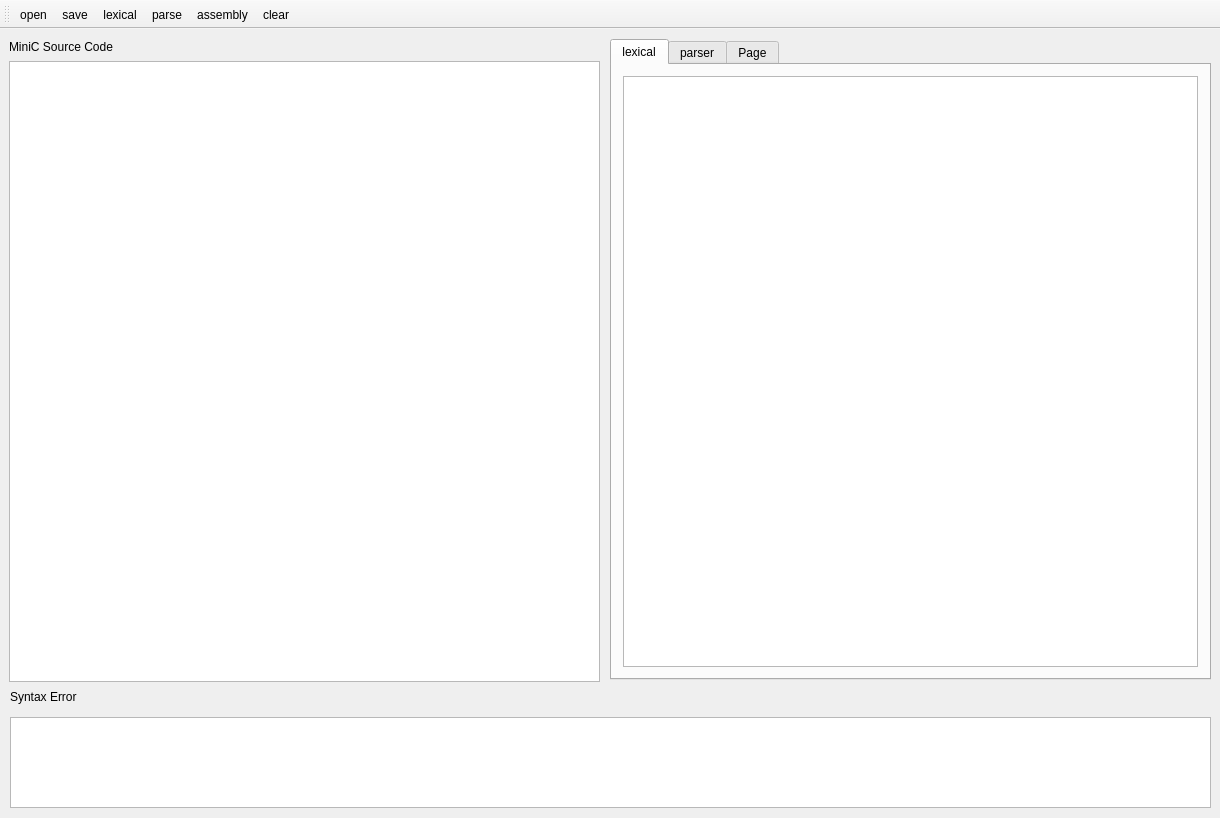
<?xml version="1.0" encoding="UTF-8"?>
<ui version="4.0">
 <class>MainWindow</class>
 <widget class="QMainWindow" name="MainWindow">
  <property name="geometry">
   <rect>
    <x>0</x>
    <y>0</y>
    <width>1220</width>
    <height>818</height>
   </rect>
  </property>
  <property name="windowTitle">
   <string>MainWindow</string>
  </property>
  <widget class="QWidget" name="centralWidget">
   <widget class="QLabel" name="label">
    <property name="geometry">
     <rect>
      <x>9</x>
      <y>9</y>
      <width>128</width>
      <height>17</height>
     </rect>
    </property>
    <property name="text">
     <string>MiniC Source Code</string>
    </property>
   </widget>
   <widget class="QTextEdit" name="sourceTextEdit">
    <property name="geometry">
     <rect>
      <x>9</x>
      <y>32</y>
      <width>591</width>
      <height>621</height>
     </rect>
    </property>
    <property name="autoFillBackground">
     <bool>true</bool>
    </property>
   </widget>
   <widget class="QTabWidget" name="tabWidget">
    <property name="geometry">
     <rect>
      <x>610</x>
      <y>10</y>
      <width>601</width>
      <height>641</height>
     </rect>
    </property>
    <property name="currentIndex">
     <number>0</number>
    </property>
    <widget class="QWidget" name="lexical">
     <attribute name="title">
      <string>lexical</string>
     </attribute>
     <layout class="QGridLayout" name="gridLayout_4">
      <item row="0" column="0">
       <widget class="QTextEdit" name="lexicalTextEdit"/>
      </item>
     </layout>
    </widget>
    <widget class="QWidget" name="parser">
     <attribute name="title">
      <string>parser</string>
     </attribute>
     <layout class="QGridLayout" name="gridLayout_5">
      <item row="0" column="0">
       <widget class="QTextEdit" name="parserTextEdit"/>
      </item>
     </layout>
    </widget>
    <widget class="QWidget" name="assembly">
     <attribute name="title">
      <string>Page</string>
     </attribute>
     <widget class="QTextEdit" name="assemblyTextEdit">
      <property name="geometry">
       <rect>
        <x>3</x>
        <y>9</y>
        <width>591</width>
        <height>591</height>
       </rect>
      </property>
     </widget>
    </widget>
   </widget>
   <widget class="QTextEdit" name="synerrorTextEdit">
    <property name="geometry">
     <rect>
      <x>10</x>
      <y>688</y>
      <width>1201</width>
      <height>91</height>
     </rect>
    </property>
   </widget>
   <widget class="QLabel" name="label_2">
    <property name="geometry">
     <rect>
      <x>10</x>
      <y>660</y>
      <width>101</width>
      <height>16</height>
     </rect>
    </property>
    <property name="text">
     <string>Syntax Error</string>
    </property>
   </widget>
  </widget>
  <widget class="QToolBar" name="mainToolBar">
   <attribute name="toolBarArea">
    <enum>TopToolBarArea</enum>
   </attribute>
   <attribute name="toolBarBreak">
    <bool>false</bool>
   </attribute>
   <addaction name="openFile"/>
   <addaction name="saveFile"/>
   <addaction name="lexicalFile"/>
   <addaction name="parseFile"/>
   <addaction name="assemblyFile"/>
   <addaction name="clearFile"/>
  </widget>
  <action name="lexicalFile">
   <property name="checked">
    <bool>false</bool>
   </property>
   <property name="text">
    <string>lexical</string>
   </property>
   <property name="toolTip">
    <string>lexical the code in textEdit</string>
   </property>
  </action>
  <action name="openFile">
   <property name="text">
    <string>open</string>
   </property>
   <property name="toolTip">
    <string>open a exited file</string>
   </property>
  </action>
  <action name="saveFile">
   <property name="text">
    <string>save</string>
   </property>
   <property name="toolTip">
    <string>save a file to local</string>
   </property>
  </action>
  <action name="parseFile">
   <property name="text">
    <string>parse</string>
   </property>
   <property name="toolTip">
    <string>parse the code in textEdit</string>
   </property>
  </action>
  <action name="assemblyFile">
   <property name="text">
    <string>assembly</string>
   </property>
   <property name="toolTip">
    <string>create the assemble instruction</string>
   </property>
  </action>
  <action name="clearFile">
   <property name="text">
    <string>clear</string>
   </property>
   <property name="toolTip">
    <string>clear the textEdit</string>
   </property>
  </action>
 </widget>
 <layoutdefault spacing="6" margin="11"/>
 <resources/>
 <connections/>
</ui>
